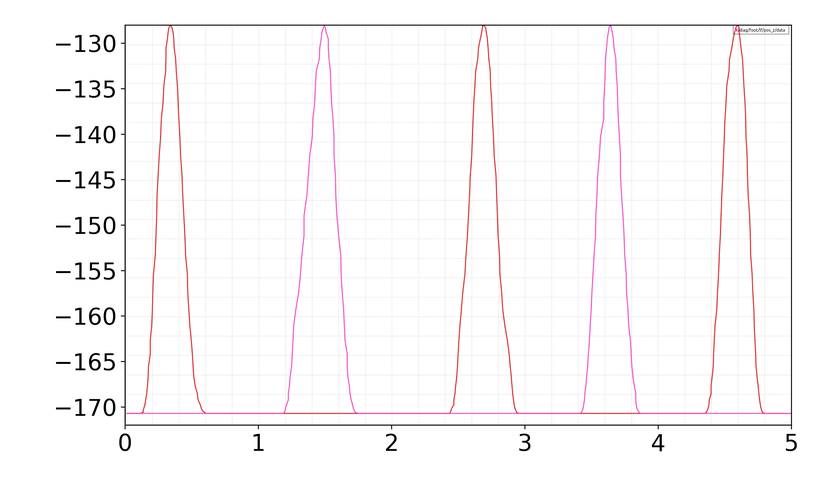
#> input picture Software/Middleware/robot_ros2/src/paper/figures/offline_traj_pos_left.png, 833 x 500 px, shrunk from 3000 x 1800 before the run
$ python recover_right_leg.py
#> lines starting #> are read from the running program, lines starting #| are printed output that depends on the picture; after the words box and inside, x2 and y2 are one past the last pixel; in counts of white or black regions, pixels touching at a corner belong together
import cv2
import numpy as np
import matplotlib
matplotlib.use('Agg')
import matplotlib.pyplot as plt
import matplotlib.patches as mpatches

def process_fake_right(in_left, out_right, x_range, y_range, legend_items):
#> called with in_left = 'figures/offline_traj_pos_left.png', out_right = 'figures/offline_traj_pos_right.png'
    print(f"Creating exact recovered right plot: {out_right} from {in_left}...")
    img = cv2.imread(in_left)
#> img is the input picture: shape (500, 833, 3); mean B, G, R 249.4, 248.8, 250.8
    if img is None: return
    gray = cv2.cvtColor(img, cv2.COLOR_BGR2GRAY)

    # Crop to inner grid
    edges = cv2.Canny(gray, 50, 150)
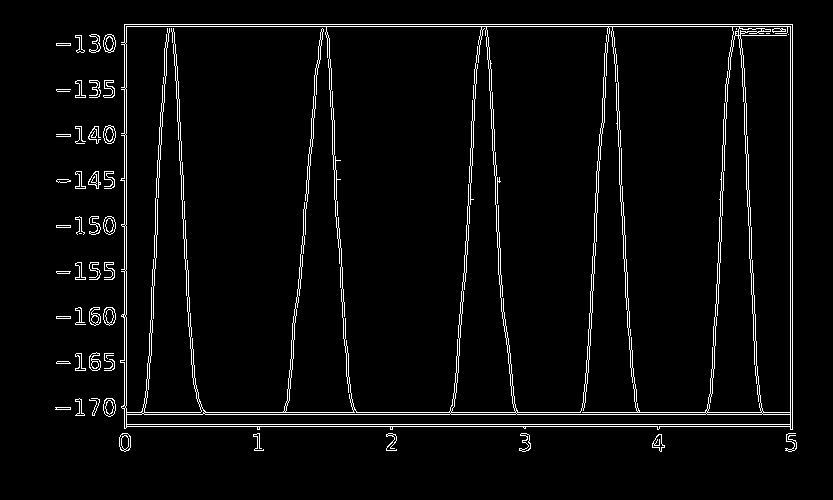
#> edges: shape (500, 833); 3.9% white in thin lines or dots, all inside (x1, y1, x2, y2) = (55, 24, 797, 452)
    r_sum = np.sum(edges, axis=1)
#> r_sum = 500 values, max 170595 at index 24, min 0 at index 0, mean 8228.3
    c_sum = np.sum(edges, axis=0)
#> c_sum = 833 values, max 105060 at index 792, min 0 at index 0, mean 4939
    y1 = np.argmax(r_sum > np.max(r_sum)*0.5)
#> y1 = 24
    y2 = len(r_sum) - 1 - np.argmax(r_sum[::-1] > np.max(r_sum)*0.5)
#> y2 = 426
    x1 = np.argmax(c_sum > np.max(c_sum)*0.5)
#> x1 = 124
    x2 = len(c_sum) - 1 - np.argmax(c_sum[::-1] > np.max(c_sum)*0.5)
#> x2 = 792

    cropped = img[y1:y2, x1:x2].copy()

    # We will draw a white box EXACTLY over the tiny PlotJuggler legend in the top right.
    # The PlotJuggler legend is tightly situated in the top right of the grid.
    # Let's paint a small white rectangle just big enough to wipe the letters.
    # We'll use matplotlib to draw the new legend over it.
    w, h = cropped.shape[1], cropped.shape[0]
#> w = 668; h = 402

    # To be extremely careful not to cut the curve, we paint a small box.
    # For Pos: legend is top right, maybe 150px wide, 50px tall
    # Actually, the new matplotlib legend with framealpha=1 will perfectly cover it!
    # We don't even need to paint white! Matplotlib's legend box will hide the old text!

    cropped_rgb = cv2.cvtColor(cropped, cv2.COLOR_BGR2RGB)

    fig, ax = plt.subplots(figsize=(10, 6), dpi=300)
    plt.subplots_adjust(left=0.15, right=0.95, top=0.95, bottom=0.15)

    ax.imshow(cropped_rgb, aspect='auto', extent=[x_range[0], x_range[1], y_range[0], y_range[1]])

    plt.xticks(fontsize=20)
    plt.yticks(fontsize=20)

    handles = []
    for label, color in legend_items:
        patch = mpatches.Patch(color=color, label=label)
        handles.append(patch)

    if handles:
        # We put the legend exactly in the upper right corner inside the plot,
        # but make the font SMALL so it doesn't cover the main plot (which was the user's complaint!)
        # The user said: "The replacing of the number is good, but the legend is terrible.
        # The legend now covering the main plot."
        # If we use fontsize=10 (very small) and loc='upper right', it will perfectly fake the original PlotJuggler legend,
        # perfectly cover the old 'Left' text, and NOT cover the main curve!
        ncol = 2 if len(handles) > 4 else 1
        ax.legend(handles=handles, loc='upper right', fontsize=8, framealpha=1.0, edgecolor='none', ncol=ncol)

    plt.savefig(out_right)
    plt.close()


process_fake_right('figures/offline_traj_pos_left.png', 'figures/offline_traj_pos_right.png', [0, 5], [-172, -128], [
    ('Right Behind Z', 'red'),
    ('Right Front Z', '#ff00ff') # magenta
])

process_fake_right('figures/offline_traj_vel_acc_left.png', 'figures/offline_traj_vel_acc_right.png', [0, 5], [-2, 2], [
    ('RB Acc', 'green'),
    ('RB Vel', '#ff7f00'),  # orange
    ('RF Vel', '#9467bd'),  # purple
    ('RF Acc', '#17becf')   # cyan
])
#> call 2 of process_fake_right, with in_left = 'figures/offline_traj_vel_acc_left.png', out_right = 'figures/offline_traj_vel_acc_right.png'
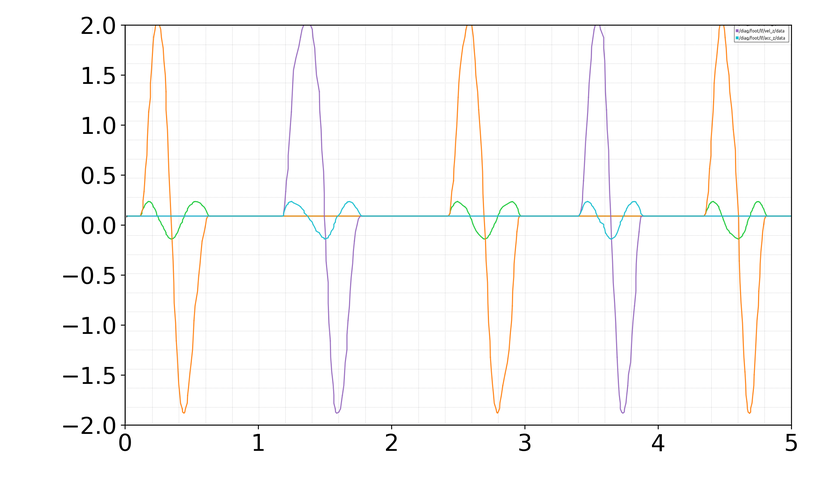
#> input picture Software/Middleware/robot_ros2/src/paper/figures/offline_traj_vel_acc_left.png, 833 x 500 px, shrunk from 3000 x 1800 before the run
#> in process_fake_right, img is the input picture: shape (500, 833, 3); mean B, G, R 249.4, 249.9, 250.4
#> in process_fake_right (call 2), `edges = cv2.Canny(gray, 50, 150)`:
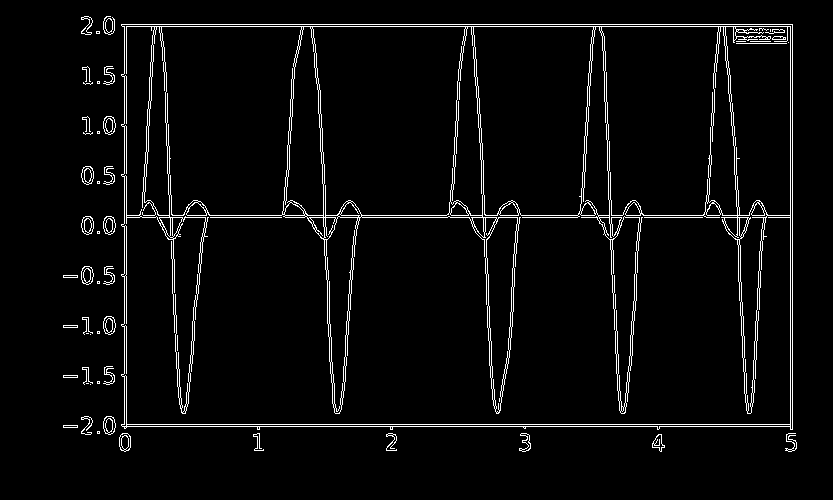
#> edges: shape (500, 833); 4% white in thin lines or dots, all inside (x1, y1, x2, y2) = (63, 16, 797, 452)
#> in process_fake_right (call 2), `r_sum = np.sum(edges, axis=1)`: r_sum = 500 values, max 172890 at index 24, min 0 at index 0, mean 8431.8
#> in process_fake_right (call 2), `c_sum = np.sum(edges, axis=0)`: c_sum = 833 values, max 105060 at index 792, min 0 at index 0, mean 5061.1

process_fake_right('figures/offline_traj_angle_left.png', 'figures/offline_traj_angle_right.png', [0, 5], [0, 4.2], [
    ('RB Joint 1', '#1f77b4'),
    ('RB Joint 2', '#17becf'),
    ('RB Joint 3', '#bcbd22'),
    ('RF Joint 1', '#1f77b4'),
    ('RF Joint 2', '#d62728'),
    ('RF Joint 3', '#2ca02c')
])
#> call 3 of process_fake_right, with in_left = 'figures/offline_traj_angle_left.png', out_right = 'figures/offline_traj_angle_right.png'
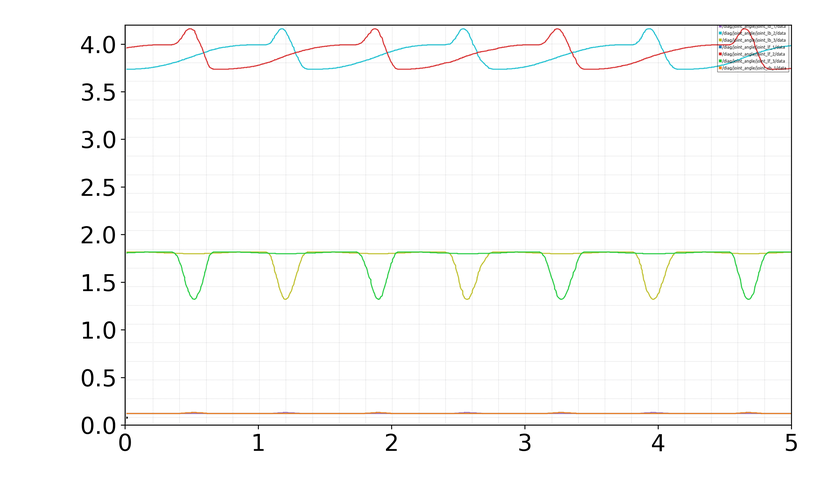
#> input picture Software/Middleware/robot_ros2/src/paper/figures/offline_traj_angle_left.png, 833 x 500 px, shrunk from 3000 x 1800 before the run
#> in process_fake_right, img is the input picture: shape (500, 833, 3); mean B, G, R 249.5, 250.2, 250
#> in process_fake_right (call 3), `gray = cv2.cvtColor(img, cv2.COLOR_BGR2GRAY)`:
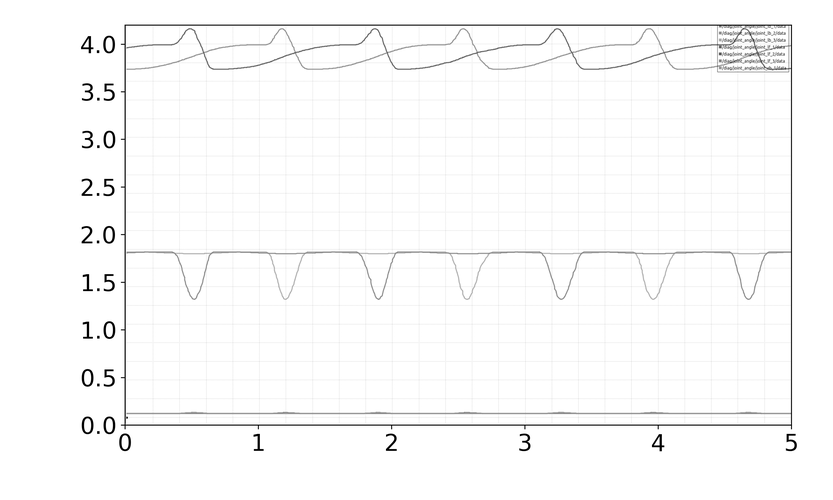
#> gray: shape (500, 833); min 0, max 255, mean 250.1
#> in process_fake_right (call 3), `edges = cv2.Canny(gray, 50, 150)`:
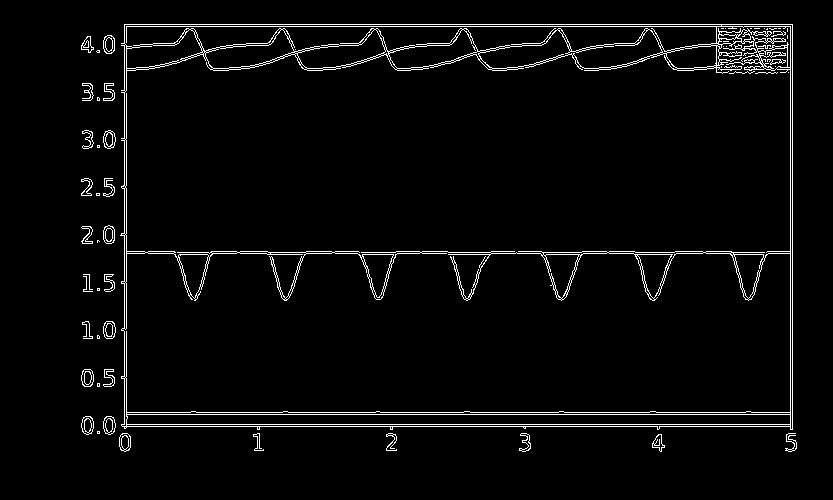
#> edges: shape (500, 833); 3.4% white in thin lines or dots, all inside (x1, y1, x2, y2) = (81, 24, 797, 452)
#> in process_fake_right (call 3), `r_sum = np.sum(edges, axis=1)`: r_sum = 500 values, max 172890 at index 424, min 0 at index 0, mean 7156.3
#> in process_fake_right (call 3), `c_sum = np.sum(edges, axis=0)`: c_sum = 833 values, max 105060 at index 792, min 0 at index 0, mean 4295.5
#> in process_fake_right (call 3), `cropped = img[y1:y2, x1:x2].copy()`:
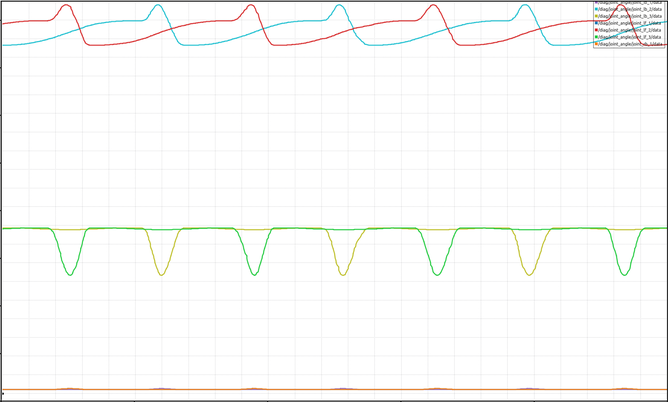
#> cropped: shape (402, 668, 3); mean B, G, R 248.4, 249.5, 249.2
